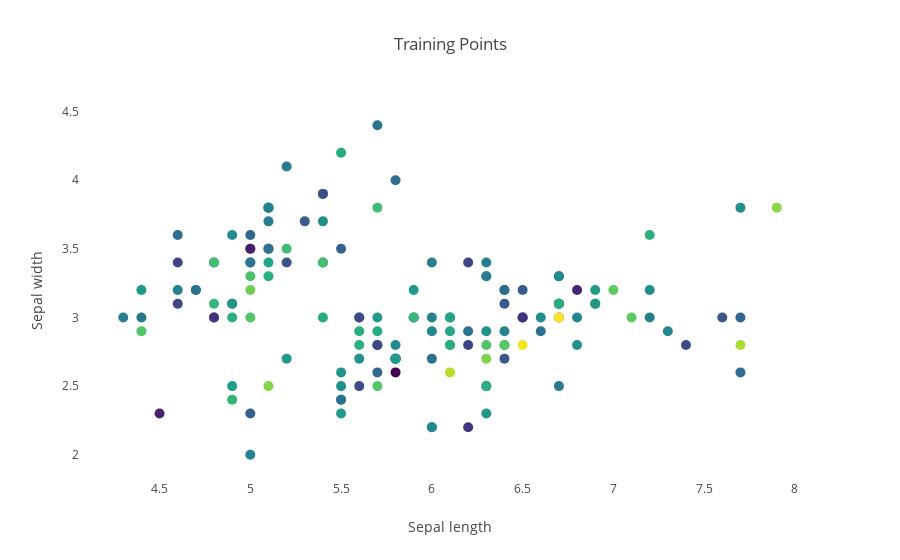

Notebook cell for this chart:
### Code cell
py.iplot(fig)

### Figure 1 — Plotly figure (JSON) as saved in the notebook; plotly's stock layout.template omitted (floating-point values rounded to 4 significant figures; data arrays with more than 128 entries replaced by an {"elided": "..."} marker saying what was removed)
{"data": [{"marker": {"color": {"elided": "150 float values"}, "colorscale": "Viridis", "showscale": false, "size": 10}, "mode": "markers", "type": "scatter", "uid": "b3ce9379-6c51-4b61-b6df-c7006e82dade", "x": {"elided": "150 float values"}, "y": {"elided": "150 float values"}}], "layout": {"title": {"text": "Training Points"}, "xaxis": {"showgrid": false, "title": {"text": "Sepal length"}}, "yaxis": {"showgrid": false, "title": {"text": "Sepal width"}}}}
